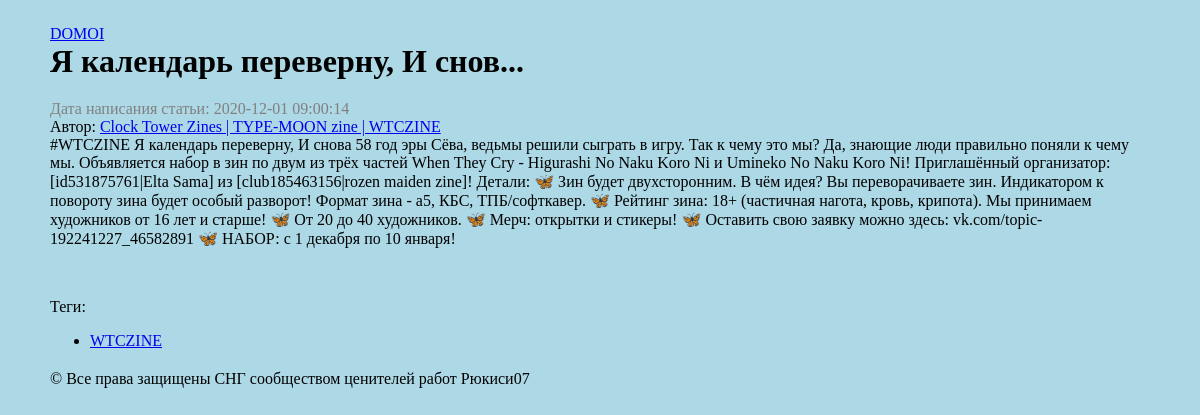
Page /post/244 on the earlier database version.
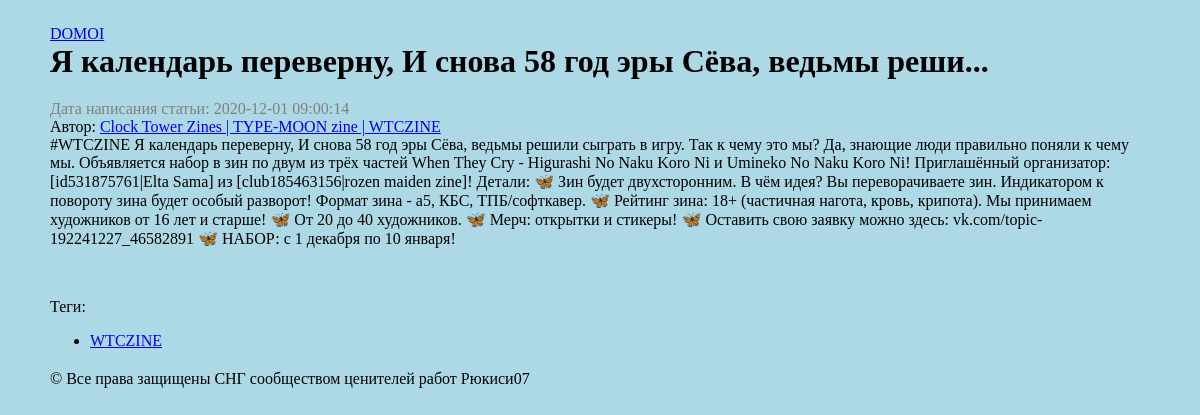
Same page on the later database version.
### db.py (models this page shows)
class BaseModel(Model):
    class Meta:
        database = database

class Post(BaseModel):
    id = AutoField(unique=True)
    date = DateField()
    owner_id = IntegerField()
    vk_id = IntegerField()
    title = CharField()
    text = TextField()

### app.py (the view)
@app.route('/post/<int:post_id>')
def get_post(post_id):
    query = Post.get(Post.vk_id==post_id)
    title = query.title
    body = query.text
    date = (datetime
            .utcfromtimestamp(query.date)
            .strftime('%Y-%m-%d %H:%M:%S'))
    author = authorizify(query.owner_id)
    tags = Tags.select().where(Tags.vk_id==post_id)
    att = Attachments.select().where(Attachments.vk_id==post_id)
    return render_template('post.html',
                           title=title,
                           date=date,
                           author=author,
                           body=body,
                           tags=tags,
                           att=att)

### app.py (called while the page is built)
def authorizify(id: int) -> str:
    authors = {
        -144705371: ["https://vk.com/ryukishi07", "ORIGINAL"],
        -81413361: ["https://vk.com/id70251320", "Алексей Кулешов"],
        -89327841: ["https://vk.com/xx_gensokyo_xx", "EXTREME RUSSIAN FANDOM FOR TOUHOU"],
        -192241227:["https://vk.com/clocktowerzines", "Clock Tower Zines | TYPE-MOON zine | WTCZINE"]
    }
    if id in authors:
        return authors[id]
    else:
        return ["https://vk.com/ryukishi07", "АВТОР ПОКА НЕ НАЙДЕН"]

### templates/post.html (shortened to what this page needs)
{% extends "base.html" %}
{% block post_title %} {{ title }} {% endblock %}
{% block content %}
<div class="date">Дата написания статьи: {{ date }} </div>
<div class="author">Автор: <a href="{{ author[0] }}"> {{ author[1] }} </a></div>
{{ body }}
{% for at in att %}
<p>
</p>
{% endfor %}
Теги:
<ul>
{% for tag in tags %}
<li><a href="/tag/{{ tag.name }}">{{ tag.name }}</a></li>
{% endfor %}
</ul>
{% endblock %}

Differences in the rows shown:
changed Post: title "Я календарь переверну, И снов..." → "Я календарь переверну, И снова 58 год эры Сёва, ведьмы реши..."
